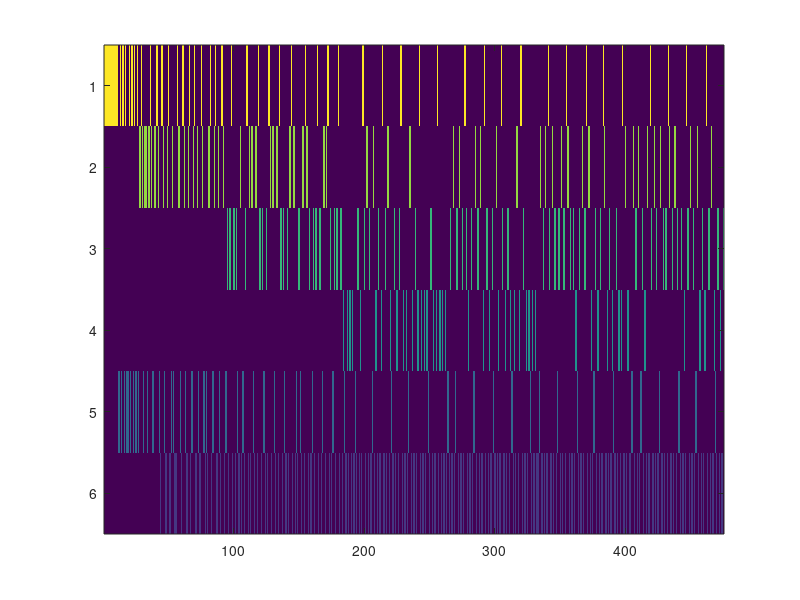

MATLAB code to generate this figure:
%%%%%%%%%%%%%%%%%%%%%%%%%%
% hierarchical_suppression_computational_model
 
% This code will simulate dust-induced fly grooming behavior
%
%
% Original modeling and code by Primoz Ravbar
% March, 2013
%
% Unilateral inhibition implementation and code by Brett Mensh
% June, 2013
%
% Expanded and edited by Primoz Ravbar
% July, 2013
% 
% AVB 07/13/2016
%%%%%%%%%%%%%%%%%%%%%%%%%%

%%
clear all;close all
 
%% Specify model parameters
% User: set the following parameters to simulate the grooming sequence
% model. The default setting includes leg rubbing and uses sensory gain
% implementation. 
 
numb_of_segments=4; % how many cleaning modules? Current model uses 4
 
threshold_range = [0.0 0.0]; % sensory threshold difference not used in the current model 
 
dust_amount=1; % this is the initial dust that is on the fly. Default = 1, meaning fully dusty fly. Use 0 to simulate constitutive cleaning without dust.
dust_homo=10; % how homogeneous is the dust? 1 means random amount of dust; 10 means that the dust varies randomly within the upper 10% while 90% of the body is fully covered
 
clean_incr=0.08; %how much dust is taken off of a body part in each "cleaning iteration" or "wipe"
 
%% 
%%%%%%%%%%%% SET THE IMPLEMENTATION: UIM OR SGM %%%%%%%%%%%%%%%%
% set sensory gain here (for SGM):
%wii=[0.5 0.4 0.3 0.2 0.1]; %used these weights for the sensory gain part
%of Figure 4 (Figure 4C) %only use for 5 segment model (5 cleaning modules)
% the following line should be used for arbitrary number of segments (cleaning modules):
sensory_gain_range = [3.0 1.0];
wii = linspace(sensory_gain_range(1),sensory_gain_range(2),numb_of_segments); 
%use the range on the following line to make sensory gain accross the
%modules equal
%sensory_gain_range = [1.0 1.0];wii = linspace(sensory_gain_range(1),sensory_gain_range(2),numb_of_segments); 

 
% set unilateral inhibition here (for UIM):
%weight_unilateral_inh=-0.5; %used this value for the unilateral inhibition shown in Figure 4D - weights of unidirectional inhibitions (0 to -1)
weight_unilateral_inh=0.0; % weights of unidirectional inhibitions removed
 
%%%%%%%%%%%%% INCLUDE LEG RUBBING %%%%%%%%%%%%%%%%%%%%%%%%%
numb_of_leg_pairs =2; % how many pairs of legs; current model uses 2 pairs of legs involved in grooming
 
leg_gain=30; % set sensitivity of legs to dust (sensory gain of legs); in the current model it is set at 30
dust_removed_leg_rub=0.08; % the fraction of dust removed from legs with every leg rub; 
 
dust_added_to_leg=0.08; % the fraction of dust added to legs as they clean the body, per stroke. 
%dust_added_to_leg=0.00; % select this line to simulate the model without
%involvment of legs
threshold_leg = 0.00; % in current model threshold is set to zero
%%%%%%%%%%%%%%%%%%%%%%%%%%%%%%%%%%%%%%%%%%%%%%%%%%%%%%%%%%%%%%%%%%%%%
 
 
%%%%%%%%%%%%%%%%%%%% SET CONSTITUTIVE ACTIVATION OF A CLEANING MODULE %%%%%%%%%%%%%%%%%%%%%%%%%%%
% Select the module for constitutive activation (1-5). Works only for a 5
% segment model. Use 0 for no constitutive activation.
ect_drive_module = 0;
 
 
%%%%%%%%%%%%%%%% END OF USER PARAMETER SETTING %%%%%%%%%%%%%%%%%%%%%
 
for i=1:numb_of_segments;
  dust_amount_record(i,1)=dust_amount-((dust_amount*rand)/dust_homo);
end
 
d=dust_amount_record*10; 
 
for i=1:numb_of_leg_pairs;
    threshold_record_leg(i,1)=threshold_leg;
end
 
 
for i=1:numb_of_leg_pairs;
  dust_amount_record_leg(i,1)=0;
end
 
 
 
for i=1:numb_of_leg_pairs;
   activity_record_leg(i,1)=dust_amount_record_leg(i,1)-threshold_record_leg(i,1);
end
 
 
 
%creates a vector of the threshold range for the number of segements
    
   threshold_initial = linspace(threshold_range(1),threshold_range(2),numb_of_segments)';
   threshold_record = linspace(threshold_range(1),threshold_range(2),numb_of_segments)';
 
 
% Select module for constitutive activation
for gal=ect_drive_module:ect_drive_module;
    switch gal
        
      case 0   
          fly_type='wild-type';  
      case 1
          fly_type='GAL-eyes';
      case 2
         fly_type='GAL-antennae';
      case 3
         fly_type='GAL-abdomen';
      case 4
         fly_type='GAL-wings';
      case 5
         fly_type='GAL-thorax';
    end
    
 
  
    
    
       % construct the inhibitory weight matrix wij for UIM implementation
         w=weight_unilateral_inh; 
                
          for m=1:numb_of_segments; 
              for n=1:numb_of_segments;
                  if m > n; wij(m,n)=0;end;
                  if m == n; wij(m,n)=1;end;
                  if m < n; wij(m,n)=w;end;
              end;
          end
 
                wij_string='uptri';  
 
        dustmat=d; %this stores all the "dust levels" across all the iterations
        segment_record=zeros(1,numb_of_segments);
        weight_record=ones(numb_of_segments,1); % no self-excitation in current model; keep at 1
 
        
        %%%%%%%%%%%%%%% MAIN LOOP STARTS HERE %%%%%%%%%%%%%%%%%%%%%%%%%%%%%%%%%%%
 
        i=0;
        sent=0;
%runs for 2000 iterations
        while sent~=99 & i<2000
            i=i+1;
            sensin=(dustmat(:,i)'.*wii) - threshold_record'; %this is activation level:the activity of the sensory neuron is the amount of dust times the sensory gain
            out=sensin*wij;  %sensory input times the synaptic weight matrix for UDM implementation
            [y,ind] = max(out);  % select the winner
            if y<0 % stop if the winner's activation level is negative
                sent=99;
            end
            
            out(out<0)=0;
            
            
            if ind <  numb_of_segments/2; l=1;end % set the index for legs; if the anterior modules are active set l = 1 for front legs; 
            if ind >= numb_of_segments/2; l=2;end % if posterior modules are actove set l = 2;
            
           
           %%%%%%%%%%% INCLUDE LEG RUBBING TO THE MODEL %%%%%%%%%%%%%% 
            %update all the data logs appropriately
            activitymat(1:numb_of_segments,i)=out';
           
            dustmat(1:numb_of_segments,i+1)=dustmat(1:numb_of_segments,i);
            dustmat(ind,i+1)=dustmat(ind,i+1)-clean_incr;
            
             dust_amount_record_leg(:,i+1)=dust_amount_record_leg(:,i);           
             dust_amount_record_leg(l,i+1)=dust_amount_record_leg(l,i+1) + dust_added_to_leg;
             dust_amount_record_leg(dust_amount_record_leg<0)=0;
             dust_amount_record_leg(dust_amount_record_leg>1)=1;
            
             activity_record_leg(l,i)=dust_amount_record_leg(l,i)*leg_gain;
            
             max_activity_leg=max(activity_record_leg(:,i)); % same as above for legs
             max_activity = max(activitymat(:,i));
            
 
              if dust_amount_record_leg(l,i) > threshold_record_leg(l,1) && activity_record_leg(l,i) == max_activity_leg && max_activity < max_activity_leg;
          
                dust_amount_record_leg(l,i+1)=dust_amount_record_leg(l,i )- dust_removed_leg_rub;
                dust_amount_record_leg(dust_amount_record_leg<0)=0;
                ethogram_max_activity(numb_of_segments+l,i+1)=1;
                
                winner(1,i)=numb_of_segments + l;
                winmat(1:numb_of_segments,i)=zeros(numb_of_segments,1); 
                winmat(numb_of_segments + l,i)=1;
                
              else
                  
               winner(1,i)=ind;
               winmat(1:numb_of_segments,i)=zeros(numb_of_segments,1); 
               winmat(ind,i)=1;
                
              end
  
            %%%%%%%%%% IMPLEMENT SENSORY DRIVE HERE %%%%%%%%%%%%  
 
            if gal>0  % if this is not a wild-type fly
               dustmat(gal,i+1)=10;  %then override the constitutive module's actual dust level to a constant dust level of maximum (10) on the next round
            end
            %%%%%%%%%%%%%%%%%%%%%%%%%%%%%%%%%%%%%%%%%%%%%%%%%%%%%%%%%%%%
            
 
            winner(:,1:i);
            winmat(:,1:i);
            dustmat(:,1:i+1);
 
        end  %%%%%%THIS IS THE END OF THE MAIN LOOP%%%%
 
        disp(['there were ' num2str(i) ' iterations on the ' fly_type ' , ' wij_string ' run'])
 
end 
 
%% MAIN OUTPUT OF THE MODEL
% This is the ethogram: rows: "active cleaning module"; cols: "time"; 
% The bottom 2 rows represent the front and back leg rubbing if
% implemented
ethogram_binary=winmat; 

%% Plot ethogram
for i=1:size(ethogram_binary,1);
    eth(i,:)=ethogram_binary(i,:)*(size(ethogram_binary,1)+1-i);
end
ethogram_total=eth;

figure;
imagesc(ethogram_total)
  




